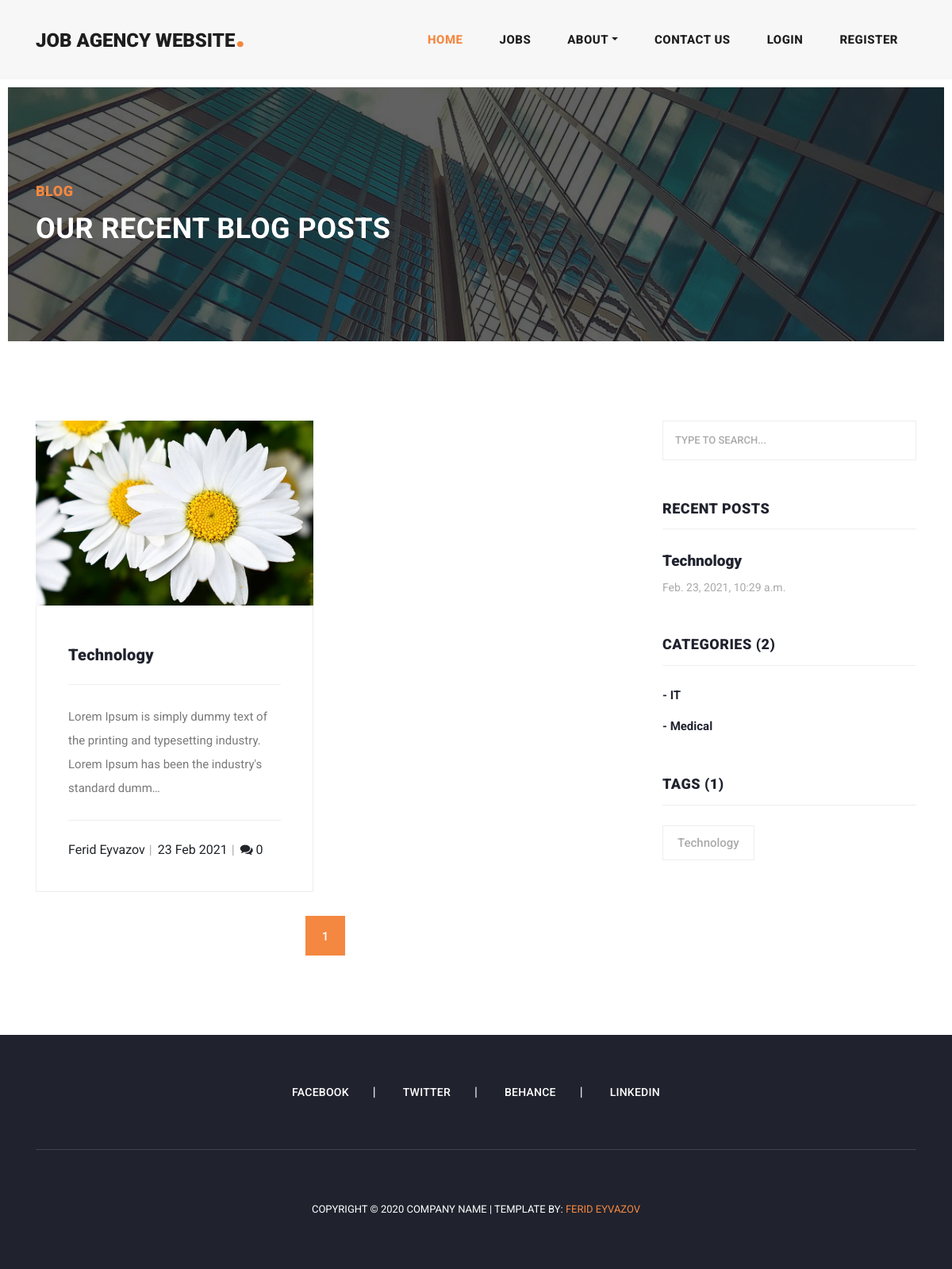
/blog/, run on an earlier commit of the app's database.
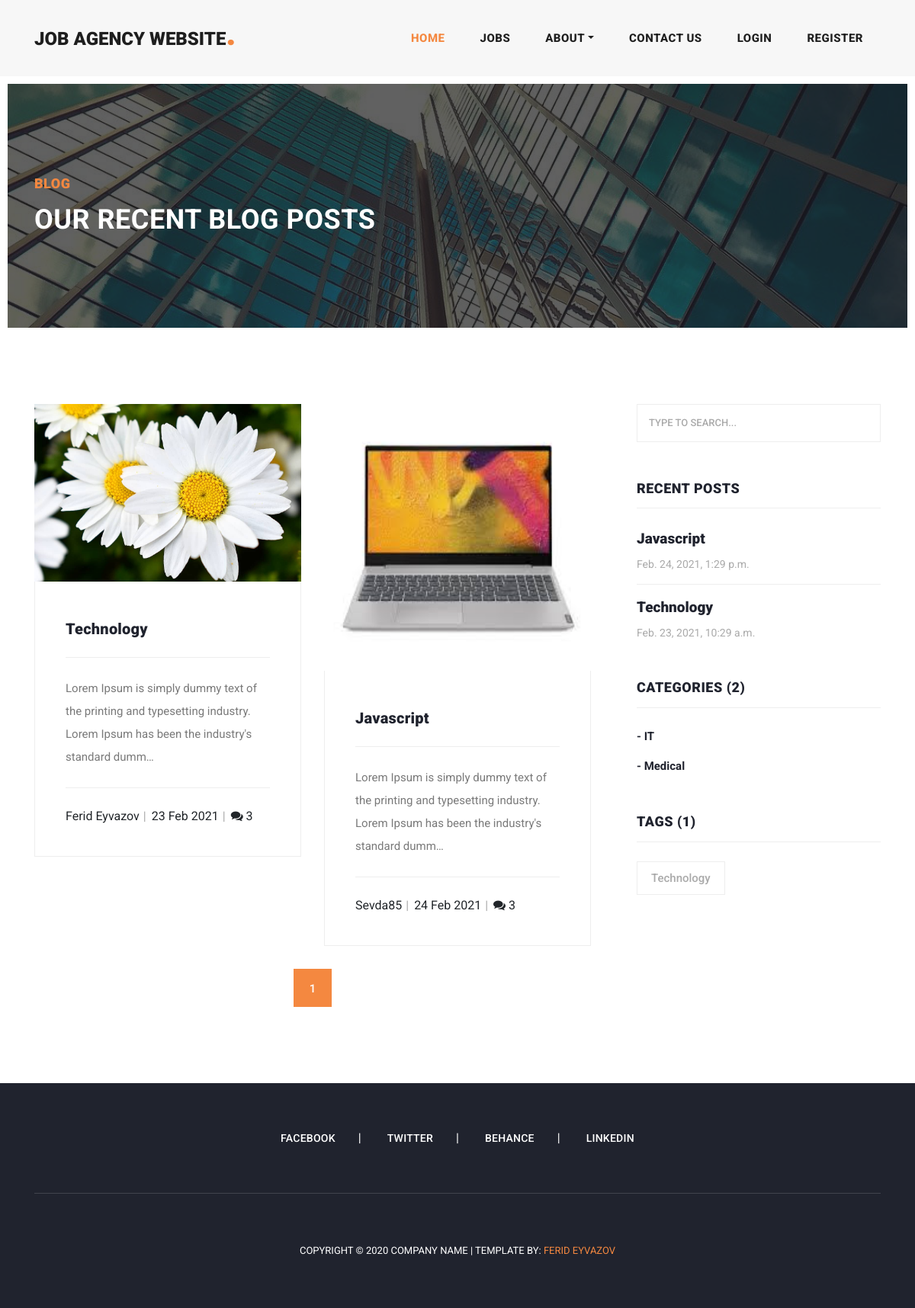
And on a later commit of the database.
### jobs/models.py (models this page shows, shortened)
class Post(models.Model):
    title=models.CharField(max_length=100)
    overview=models.TextField()
    content = RichTextUploadingField()
    author=models.ForeignKey(Author, on_delete=models.CASCADE)
    image = models.ImageField()
    slug = models.SlugField( null=False, unique=True)
    categories = models.ManyToManyField(Category)
    tags = models.ManyToManyField(Tag)
    featured = models.BooleanField()
    created_date = models.DateTimeField(auto_now_add=True)
    updated_date = models.DateTimeField(auto_now=True)
    def get_absolute_url(self):
        return reverse('blogDetail', kwargs ={
            'id':self.id
        })

class Author(models.Model):
    user = models.OneToOneField(settings.AUTH_USER_MODEL, on_delete=models.CASCADE)
    name = models.CharField(max_length=200, null=True)
    profile_pic = models.ImageField(upload_to='images/', default='images/default.png')
    phonenumber = models.CharField(blank=True, max_length=200)
    profession = models.CharField(blank=True, max_length=200)
    def __str__(self):
        return self.name

class Category(models.Model):
    title=models.CharField(max_length=20)

class Tag(models.Model):
    title=models.CharField(max_length=20)

### jobs/views.py (the view)
# urls.py: path('blog/', views.blog, name="blog"),
def blog(request):
    posts = Post.objects.all()
    recent_posts = Post.objects.all().order_by('-created_date')[:3]
    tags = Tag.objects.all()
    tag_count = tags.count()
    categories = Category.objects.all()
    category_count = categories.count()
    comments = Comment.objects.all()
    comment_count = comments.count()
    paginator = Paginator(posts, 2)
    page_request_var = 'page'
    page = request.GET.get(page_request_var)
    try:
        paginated_queryset = paginator.page(page)
    except PageNotAnInteger:
        paginated_queryset = paginator.page(1)
    except EmptyPage:
        paginated_queryset = paginator.page(paginator.num_pages)
    context = {
        'tags':tags,
        'categories':categories,
        'recent_posts':recent_posts,
        'comment_count':comment_count,
        'category_count':category_count,
        'tag_count':tag_count,
        'queryset': paginated_queryset,
        'page_request_var': page_request_var,
        }
    return render(request, 'blog.html', context)

### templates/blog.html (shortened to what this page needs)
{% extends 'base.html' %}
{% load static %}
{% block content %}
    <div class="heading-page header-text">
      <section class="page-heading">
        <div class="container">
          <div class="row">
            <div class="col-lg-12">
              <div class="text-content">
                <h4>Blog</h4>
                <h2>Our Recent Blog Posts</h2>
              </div>
            </div>
          </div>
        </div>
      </section>
    </div>
    <section class="blog-posts grid-system">
      <div class="container">
        <div class="row">
          <div class="col-lg-8">
            <div class="all-blog-posts">
              <div class="row">
                {% for post in queryset %}
                <div class="col-lg-6">
                  <div class="blog-post">
                    <div class="blog-thumb">
                      <img src="{{post.image.url}}" alt="">
                    </div>
                    <div class="down-content">
                      <a href="{{ post.get_absolute_url }}"><h4>{{post.title}}</h4></a>
                      <p>{{post.overview|truncatechars:125}}</p>
                      <ul class="post-info">
                        <li>{{post.author }}</li>
                        <li>{{post.created_date|date:"d M Y"}}</li>
                        <li><i class="fa fa-comments" title="Comments"></i> {{comment_count}}</li>
                      </ul>
                    </div>
                  </div>
                </div>
                {% endfor %}
                <div class="col-lg-12">
                  <ul class="page-numbers">
                    <li class="active"><a href="?{{ page_request_var }}={{ queryset.number }}">{{ queryset.number }}</a></li>
                  </ul>
                </div>
              </div>
            </div>
          </div>
          <div class="col-lg-4">
            <div class="sidebar">
              <div class="row">
                <div class="col-lg-12">
                  <div class="sidebar-item search">
                    <form id="search_form" action="{% url 'search' %}">
                      <input type="text" name="q" class="searchText" placeholder="type to search..." autocomplete="on">
                    </form>
                  </div>
                </div>
                <div class="col-lg-12">
                  <div class="sidebar-item recent-posts">
                    <div class="sidebar-heading">
                      <h2>Recent Posts</h2>
                    </div>
                    <div class="content">
                      <ul>
                        {% for recent_post in recent_posts %}
                        <li><a href="{{ recent_post.get_absolute_url }}">
                          <h5>{{recent_post.title}}</h5>
                          <span>{{recent_post.created_date}}</span>
                        </a></li>
                        {% endfor %}
                      </ul>
                    </div>
                  </div>
                </div>
                <div class="col-lg-12">
                  <div class="sidebar-item categories">
                    <div class="sidebar-heading">
                      <h2>Categories ({{category_count}})</h2>
                    </div>
                    <div class="content">
                      <ul>
                        {% for  category in categories %}
                        <li><a href="#">- {{category.title}}</a></li>
                        {% endfor %}
                      </ul>
                    </div>
                  </div>
                </div>
                <div class="col-lg-12">
                  <div class="sidebar-item tags">
                    <div class="sidebar-heading">
                      <h2>Tags ({{tag_count}})</h2>
                    </div>
                    <div class="content">
                      <ul>
                        {% for tag in tags %}
                        <li><a href="#">{{tag.title}}</a></li>
                        {% endfor %}
                      </ul>
                    </div>
                  </div>
                </div>
              </div>
            </div>
          </div>
        </div>
      </div>
    </section>
 {% endblock %}

### templates/base.html (shortened to what this page needs)
{% load static %}
<!DOCTYPE html>
<html lang="en">
{% include "head.html" %}
<body>
    {% include "navbar.html" %}
        {% block content %}
        {% endblock %}
    {% include "footer.html" %}
</body>
</html>

### templates/head.html (shortened to what this page needs)
{% load static %}
<head>
    <link href="{% static 'vendor/bootstrap/css/bootstrap.min.css' %}" rel="stylesheet">
    <link rel="stylesheet" href="{% static 'assets/css/fontawesome.css' %}">
    <link rel="stylesheet" href="{% static 'assets/css/style.css' %}">
    <link rel="stylesheet" href="{% static 'assets/css/owl1.css' %}">
  </head>

### templates/navbar.html (shortened to what this page needs)
    <header class="">
        <nav class="navbar navbar-expand-lg">
          <div class="container">
            <a class="navbar-brand" href="{% url 'home' %}"><h2>Job Agency Website<em>.</em></h2></a>
            <div class="collapse navbar-collapse" id="navbarResponsive">
              <ul class="navbar-nav ml-auto">
                <li class="nav-item active">
                  <a class="nav-link" href="{% url 'home' %}">Home
                  </a>
                </li>
                <li class="nav-item">
                  <a class="nav-link" href="{% url 'jobs' %}">Jobs</a>
                </li>
                <li class="nav-item dropdown">
                    <a class="nav-link dropdown-toggle" data-toggle="dropdown" href="#" role="button" aria-haspopup="true" aria-expanded="false">About</a>
                </li>
                <li class="nav-item">
                  <a class="nav-link" href="{% url 'contact' %}">Contact Us</a>
                </li>
                {% if user.is_authenticated %}
                <li class="nav-item">
                  {% if user.is_user %}
                  <a class="nav-link" title="User Account" href="{% url 'userProfile' %}">{{request.user}}</a>
                  {% endif %}
                  {% if user.is_employer %}
                  <a class="nav-link" title="Employer Account" href="{% url 'employerProfile' %}">{{request.user}}</a>
                  {% endif %}
                </li>
                <li class="nav-item">
                  <a class="nav-link btn btn-primary" href="{% url 'logout' %}">Logout</a>
                </li>
                {% else %}
                <li class="nav-item">
                  <a class="nav-link" href="{% url 'login' %}">Login</a>
                </li>
                <li class="nav-item">
                  <a class="nav-link" href="{% url 'registerType' %}">Register</a>
                </li>
                {% endif %}
              </ul>
            </div>
          </div>
        </nav>
      </header>

### templates/footer.html
{% load static %}
<footer>
    <div class="container">
      <div class="row">
        <div class="col-lg-12">
          <ul class="social-icons">
            <li><a href="https://www.facebook.com/">Facebook</a></li>
            <li><a href="{{ footers.twitter }}">Twitter</a></li>
            <li><a href="{{ footers.behance }}">Behance</a></li>
            <li><a href="{{ footers.linkedin }}">Linkedin</a></li>
          </ul>
        </div>
        <div class="col-lg-12">
          <div class="copyright-text">
            <p>
              Copyright © 2020 Company Name
              | Template by: <a href="">Ferid Eyvazov</a>
            </p>
          </div>
        </div>
      </div>
    </div>
  </footer>

### templates/script.html (shortened to what this page needs)
 {% load static %}

What changed in the data, as far as the page shows it:
computed for Post "Technology": comment_count "0" → "3"
added Post: image (picture), title "Javascript", overview "Lorem Ipsum is simply dummy text of the printing and typesetting industry. Lorem Ipsum has been the industry's standard dumm…", author "Sevda85", created_date "24 Feb 2021", comment_count "3", created_date "Feb. 24, 2021, 1:29 p.m."
